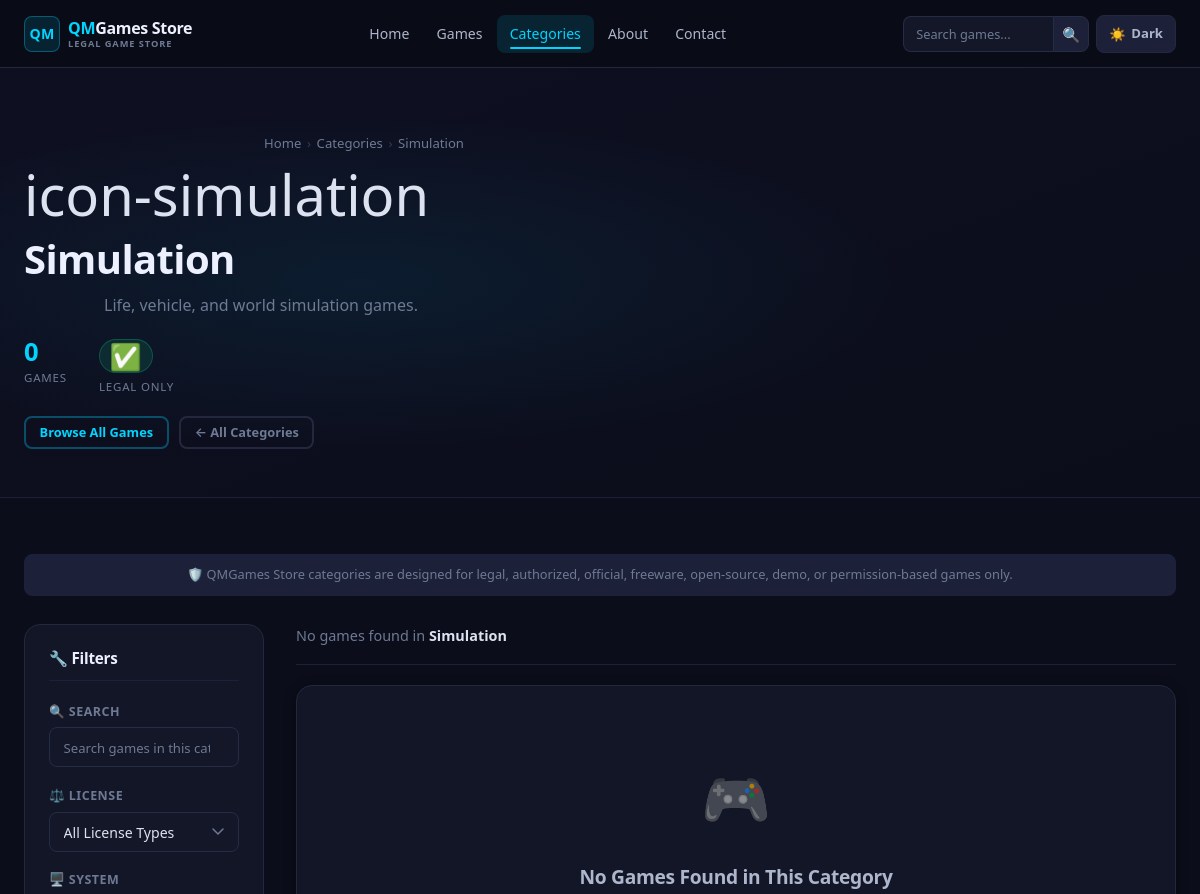
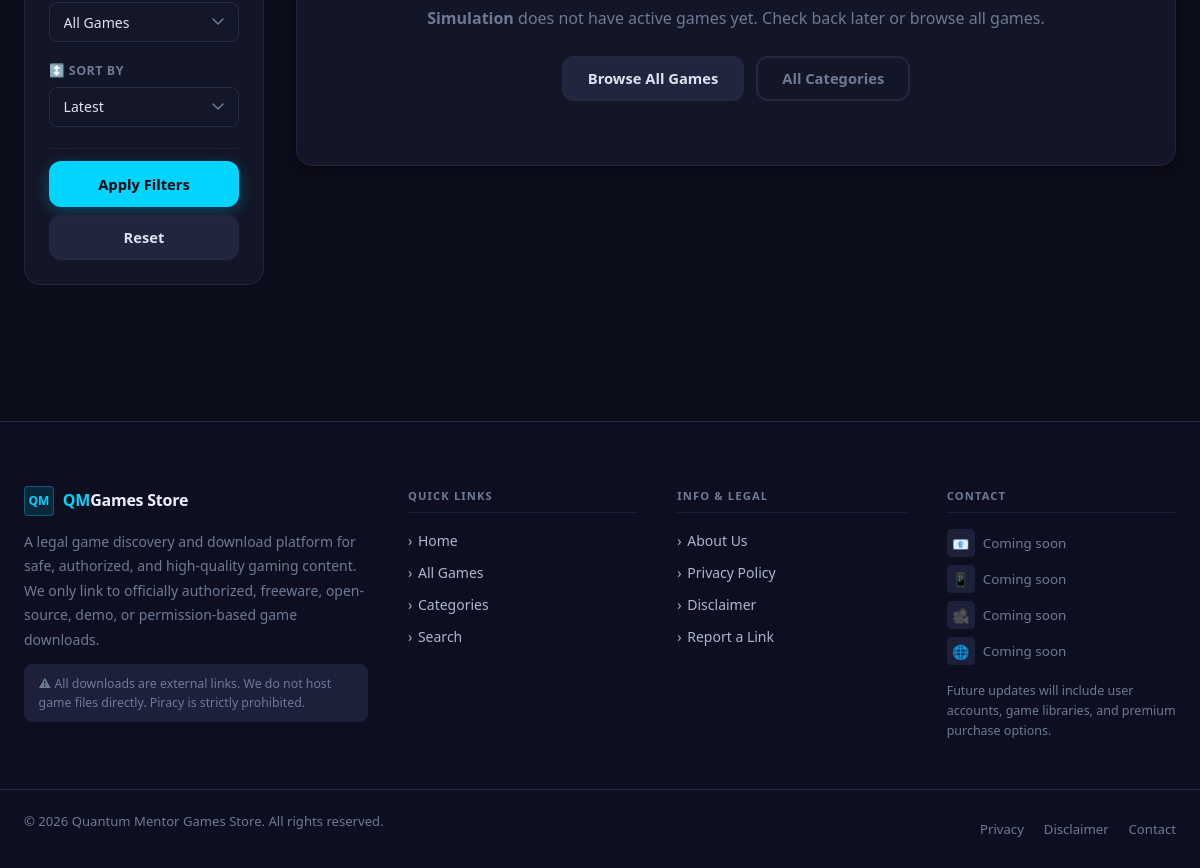
Page /category.php?slug=simulation on the committed database (2 pictures, top to bottom).
### tables this page shows
CREATE TABLE `categories` (
  `id`          INT          NOT NULL AUTO_INCREMENT,
  `name`        VARCHAR(120) NOT NULL                   COMMENT 'Display name, e.g. "Action"',
  `slug`        VARCHAR(150) NOT NULL                   COMMENT 'URL-safe slug, e.g. "action"',
  `description` TEXT         NULL                       COMMENT 'Optional category description',
  `icon`        VARCHAR(255) NULL                       COMMENT 'Icon filename or CSS class',
  `sort_order`  INT          NOT NULL DEFAULT 0         COMMENT 'Display order (ascending)',
  `status`      ENUM('active','inactive')
                NOT NULL DEFAULT 'active'               COMMENT 'Inactive categories are hidden from public',
  `created_at`  TIMESTAMP    NOT NULL DEFAULT CURRENT_TIMESTAMP,
  `updated_at`  TIMESTAMP    NOT NULL DEFAULT CURRENT_TIMESTAMP ON UPDATE CURRENT_TIMESTAMP,
  PRIMARY KEY (`id`),
  UNIQUE KEY `uq_categories_slug`        (`slug`),
  KEY        `idx_categories_status`     (`status`),
  KEY        `idx_categories_sort_order` (`sort_order`)
);

### category.php (the view, shortened to what the rows shown need)
<?php
$rawSlug    = isset($_GET['slug']) ? trim((string)$_GET['slug']) : '';
$isDetail   = ($rawSlug !== '');
$category   = null;
$notFound   = false;
if ($isDetail) {
    $category = getCategoryBySlug($rawSlug);
}
$f_q       = $isDetail ? trim(mb_substr((string)($_GET['q'] ?? ''), 0, 100)) : '';
$f_license = $isDetail ? trim((string)($_GET['license'] ?? '')) : '';
$f_low_end = ($isDetail && ($_GET['low_end'] ?? '') === '1') ? '1' : '';
$f_sort    = $isDetail ? trim((string)($_GET['sort'] ?? 'latest')) : 'latest';
$f_page    = max(1, (int)($_GET['page'] ?? 1));
$hasFilters = ($f_q !== '' || $f_license !== '' || $f_low_end === '1');
$catFilters = [
    'q'       => $f_q,
    'license' => $f_license,
    'low_end' => $f_low_end,
    'sort'    => $f_sort,
];
if ($isDetail && !$notFound) {
    $perPage    = 12;
    $catResult  = getCategoryGames((int)$category['id'], $catFilters, $f_page, $perPage);
    $catGames   = $catResult['games'];
    $catTotal   = $catResult['total'];
} else {
    $allCats    = getAllActiveCategoriesWithCounts();
    $highlights = getCategoryHighlights();
}
$licenseOptions = [
    ''                 => 'All License Types',
    'freeware'         => 'Freeware',
    'open_source'      => 'Open Source',
    'demo'             => 'Demo',
    'official_mirror'  => 'Official Mirror',
    'indie_permission' => 'Indie Permission',
    'other_authorized' => 'Other Authorized',
];
$sortOptions = [
    'latest'          => 'Latest',
    'oldest'          => 'Oldest',
    'most_viewed'     => 'Most Viewed',
    'most_downloaded' => 'Most Downloaded',
    'az'              => 'A to Z',
    'za'              => 'Z to A',
    'featured'        => 'Featured First',
    'trending'        => 'Trending First',
];
require_once INCLUDES_PATH . '/header.php';
?>
<main class="category-page">
<?php
if ($notFound): ?>
<section class="page-hero" aria-labelledby="notfound-title">
  <div class="container">
    <h1 class="page-title" id="notfound-title">Category Not Found</h1>
    <p class="page-subtitle">
      The category you are looking for does not exist or is no longer active.
    </p>
  </div>
</section>
<section class="section-sm">
  <div class="container-sm">
    <div class="card">
      <div class="empty-state">
        <span class="empty-state-icon">📁</span>
        <h3>Category Not Found</h3>
        <p>
          The category <strong>&ldquo;<?= e($rawSlug) ?>&rdquo;</strong>
          does not exist or is currently inactive.
        </p>
        <div class="empty-state-actions">
          <a href="<?= e(getCategoryDirectoryUrl()) ?>" class="btn btn-primary">
            View All Categories
          </a>
          <a href="<?= e(siteUrl('games.php')) ?>" class="btn btn-secondary">
            Browse All Games
          </a>
          <a href="<?= e(siteUrl('index.php')) ?>" class="btn btn-ghost">
            Back to Home
          </a>
        </div>
      </div>
    </div>
  </div>
</section>
<?php
elseif ($isDetail): ?>
<section class="category-hero" aria-labelledby="cat-detail-title">
  <div class="container">
    <div class="category-hero-grid">
      <div class="category-hero-content">
        <nav class="breadcrumb" aria-label="Breadcrumb">
          <a href="<?= e(siteUrl('index.php')) ?>">Home</a>
          <span class="breadcrumb-sep">›</span>
          <a href="<?= e(getCategoryDirectoryUrl()) ?>">Categories</a>
          <span class="breadcrumb-sep">›</span>
          <span><?= e($category['name']) ?></span>
        </nav>
        <?php if (!empty($category['icon'])): ?>
          <div class="category-icon-large" aria-hidden="true">
            <?= e($category['icon']) ?>
          </div>
        <?php endif; ?>
        <h1 class="page-title" id="cat-detail-title">
          <?= e($category['name']) ?>
        </h1>
        <?php if (!empty($category['description'])): ?>
          <p class="page-subtitle"><?= e($category['description']) ?></p>
        <?php endif; ?>
        <div class="category-stats">
          <div class="category-stat">
            <span class="category-stat-value">
              <?= !$hasFilters ? e((string)($catTotal)) : '—' ?>
            </span>
            <span class="category-stat-label">Games</span>
          </div>
          <div class="category-stat">
            <span class="category-stat-value badge badge-success">✅</span>
            <span class="category-stat-label">Legal Only</span>
          </div>
        </div>
        <div class="category-hero-actions">
          <a href="<?= e(siteUrl('games.php')) ?>" class="btn btn-outline btn-sm">
            Browse All Games
          </a>
          <a href="<?= e(getCategoryDirectoryUrl()) ?>" class="btn btn-ghost btn-sm">
            ← All Categories
          </a>
        </div>
      </div>
    </div>
  </div>
</section>
<section class="section-sm">
  <div class="container">
    <div class="games-legal-strip">
      🛡️ QMGames Store categories are designed for legal, authorized, official,
      freeware, open-source, demo, or permission-based games only.
    </div>
    <div class="games-layout">
      <aside class="games-filter-panel" aria-label="Filter games in category">
        <div class="filter-panel-header">
          <h2 class="filter-panel-title">🔧 Filters</h2>
        </div>
        <form method="GET"
              action="<?= e(siteUrl('category.php')) ?>"
              class="filter-form"
              id="catFilterForm">
          <div class="filter-group">
            <label class="filter-label" for="cf_q">🔍 Search</label>
            <input type="search"
                   id="cf_q" name="q"
                   class="form-control filter-input"
                   placeholder="Search games in this category..."
                   value="<?= e($f_q) ?>"
                   maxlength="100"
                   autocomplete="off">
          </div>
          <div class="filter-group">
            <label class="filter-label" for="cf_license">⚖️ License</label>
            <select id="cf_license" name="license" class="form-control filter-select">
              <?php foreach ($licenseOptions as $val => $label): ?>
                <option value="<?= e($val) ?>"
                  <?= $f_license === $val ? 'selected' : '' ?>>
                  <?= e($label) ?>
                </option>
              <?php endforeach; ?>
            </select>
          </div>
          <div class="filter-group">
            <label class="filter-label" for="cf_lowend">🖥️ System</label>
            <select id="cf_lowend" name="low_end" class="form-control filter-select">
              <option value=""  <?= $f_low_end === '' ? 'selected' : '' ?>>All Games</option>
            </select>
          </div>
          <div class="filter-group">
            <label class="filter-label" for="cf_sort">↕️ Sort By</label>
            <select id="cf_sort" name="sort" class="form-control filter-select">
              <?php foreach ($sortOptions as $val => $label): ?>
                <option value="<?= e($val) ?>"
                  <?= $f_sort === $val ? 'selected' : '' ?>>
                  <?= e($label) ?>
                </option>
              <?php endforeach; ?>
            </select>
          </div>
          <div class="filter-actions">
            <button type="submit" class="btn btn-primary btn-block">
              Apply Filters
            </button>
            <a href="<?= e(getCategoryUrl($category['slug'])) ?>"
               class="btn btn-secondary btn-block">Reset</a>
          </div>
        </form>
      </aside>
      <div class="games-results">
        <div class="results-toolbar">
          <div class="results-summary">
            <?php if ($catTotal === 0): ?>
              <span>No games found in <strong><?= e($category['name']) ?></strong></span>
            <?php endif; ?>
          </div>
        </div>
        <?php if (!empty($catGames)): ?>
          <div class="games-grid category-game-grid">
            <?php foreach ($catGames as $game):
              $gSlug  = e($game['slug'] ?? '');
              $gTitle = e($game['title'] ?? 'Untitled');
              $gDesc  = e(truncateText($game['short_description'] ?? '', 85));
              $gPlat  = e($game['platform'] ?? 'Windows PC');
              $gSize  = !empty($game['game_size']) ? e($game['game_size']) : 'TBA';
              $gLic   = $game['license_type'] ?? 'freeware';
              $gBadge = getLicenseBadgeClass($gLic);
              $gLabel = getLicenseLabel($gLic);
              $gCover = !empty($game['cover_image'])
                          ? e(siteUrl($game['cover_image']))
                          : getPlaceholderImage('cover');
              $gHref  = $gSlug
                          ? e(siteUrl('game-details.php?slug=' . rawurlencode($game['slug'])))
                          : '#';
              $gViews = (int)($game['views_count'] ?? 0);
              $gDls   = (int)($game['downloads_count'] ?? 0);
            ?>
            <a href="<?= $gHref ?>"
               class="game-card card"
               aria-label="View details for <?= $gTitle ?>">
              <div class="game-card-cover">
                <img src="<?= $gCover ?>" alt="<?= $gTitle ?> cover" loading="lazy">
                <div class="game-card-overlay-badges">
                  <?php if (!empty($game['is_featured'])): ?>
                    <span class="card-overlay-badge card-overlay-featured">⭐ Featured</span>
                  <?php endif; ?>
                  <?php if (!empty($game['is_trending'])): ?>
                    <span class="card-overlay-badge card-overlay-trending">📈 Trending</span>
                  <?php endif; ?>
                  <?php if (!empty($game['is_low_end_pc'])): ?>
                    <span class="card-overlay-badge card-overlay-lowend">🖥️ Low-End</span>
                  <?php endif; ?>
                </div>
              </div>
              <div class="game-card-body">
                <p class="game-card-meta"><?= $gPlat ?> · <?= $gSize ?></p>
                <h3 class="game-card-title"><?= $gTitle ?></h3>
                <p class="game-card-description"><?= $gDesc ?></p>
                <?php if ($gViews > 0 || $gDls > 0): ?>
                <div class="game-card-stats">
                  <?php if ($gViews > 0): ?>
                    <span class="game-stat">👁 <?= e(formatNumberShort($gViews)) ?></span>
                  <?php endif; ?>
                  <?php if ($gDls > 0): ?>
                    <span class="game-stat">⬇ <?= e(formatNumberShort($gDls)) ?></span>
                  <?php endif; ?>
                </div>
                <?php endif; ?>
                <div class="game-card-actions-row">
                  <span class="badge <?= $gBadge ?>"><?= $gLabel ?></span>
                  <span class="btn btn-sm btn-outline">View Details →</span>
                </div>
              </div>
            </a>
            <?php endforeach; ?>
          </div>
        <?php else: ?>
          <div class="card">
            <div class="empty-state">
              <span class="empty-state-icon">🎮</span>
              <h3>No Games Found in This Category</h3>
              <p>
                <?php if ($hasFilters): ?>
                  No active games match your filters in
                  <strong><?= e($category['name']) ?></strong>.
                  Try adjusting or clearing your filters.
                <?php else: ?>
                  <strong><?= e($category['name']) ?></strong> does not have active
                  games yet. Check back later or browse all games.
                <?php endif; ?>
              </p>
              <div class="empty-state-actions">
                <a href="<?= e(siteUrl('games.php')) ?>" class="btn btn-secondary">
                  Browse All Games
                </a>
                <a href="<?= e(getCategoryDirectoryUrl()) ?>" class="btn btn-ghost">
                  All Categories
                </a>
              </div>
            </div>
          </div>
        <?php endif; ?>
      </div>
    </div>
  </div>
</section>
<?php
endif;  ?>
</main>
<?php require_once INCLUDES_PATH . '/footer.php'; ?>

### rows in the picture
categories: name "Simulation", icon "icon-simulation", description "Life, vehicle, and world simulation games."

### other values in the picture
$catTotal "0"
SITE_NAME "Quantum Mentor Games Store"
form field license "All License Types"
form field sort "Latest"
